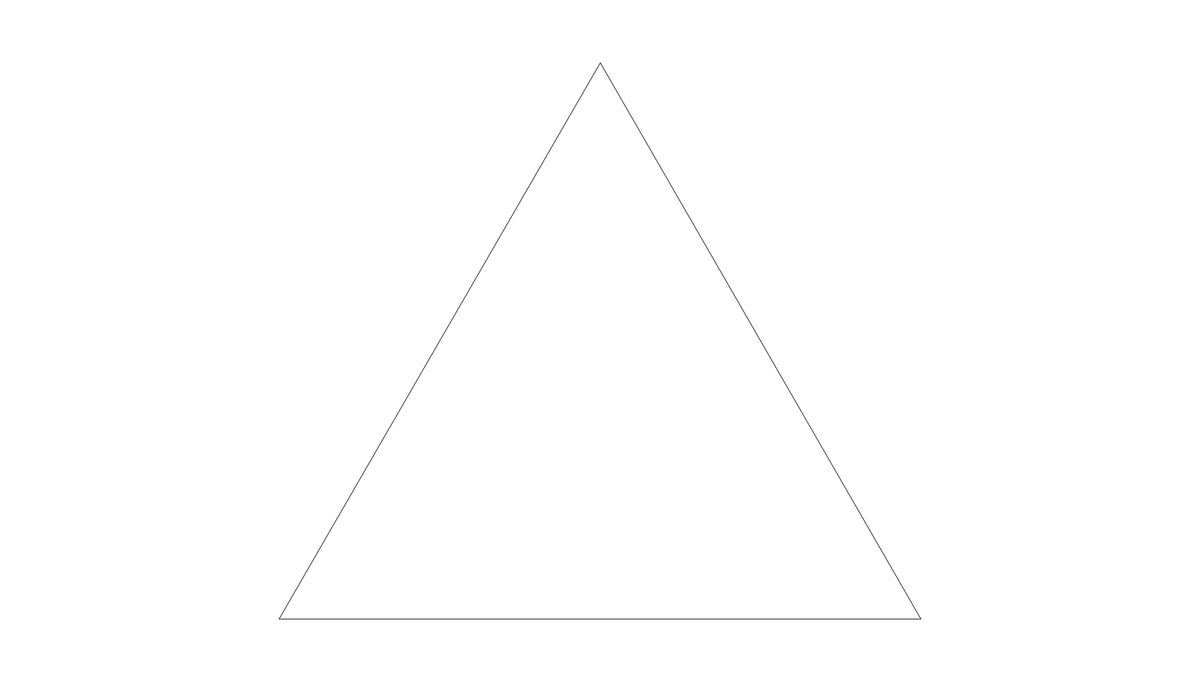
Frame 1 (no input)
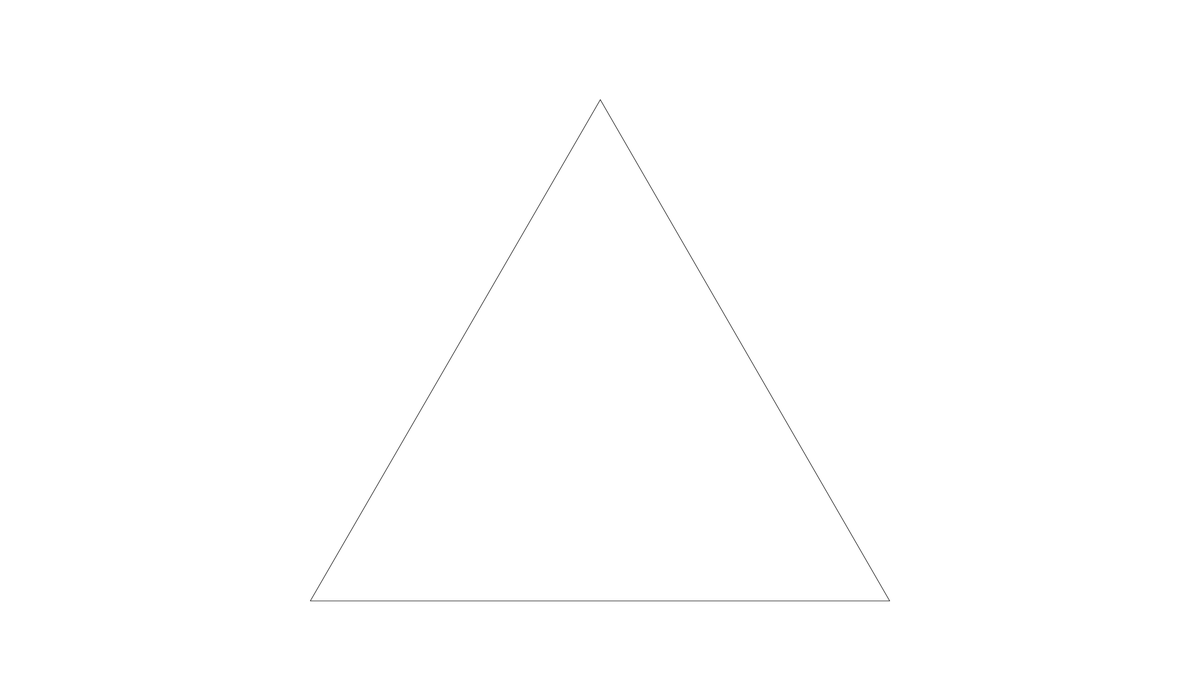
Frame 2 (the mouse pressed at the canvas centre, redrawn once)

The Processing sketch that drew these frames (run headless with seeded random() and noise(); the mouse was pressed at the canvas centre and the sketch redrawn once):

// Processing sketch: sierpinski_gasket_2
// ── sierpinski_gasket_2.pde
final float sqrt3 = sqrt(3);

PShape triangle;
float triangleRadius;

int animationPart = 0; // Used to cycle between what step of the animation we're on
int animationPartStart = 0; // The time that this animation part started at. Used for timing of scales and translations and such.

void setup() {
  size(1920, 1080);
  
  triangleRadius = height * 4 / 7.0;
  
  triangle = createShape();
  triangle.beginShape();
  triangle.noFill();
  
  for(int i = 1; i < 5; i++) {
     triangle.vertex(cos(2*(i+0.25)*PI/3)*triangleRadius, sin(2*(i+0.25)*PI/3)*triangleRadius);
  }
  triangle.endShape();
  
  noLoop();
}

void draw() {
  translate(width/2, triangleRadius * 1.125);
  
  int animPart = animationPart % 5;
  
  if(animPart != 4) background(255); 
  
  if(animPart == 0) {
    // Inital down scaling of triangle
    
    float animationTime = millis() - animationPartStart; // How long the animation has been going for
    float animationDuration = 2000;
    
    if(animationTime > animationDuration) {
      nextAnimationPart();
    }
    scale(map(animationTime, 0, animationDuration, 1, 0.5));
    shape(triangle);
  } else if(animPart == 1) {
     // Translation of triangle up
    float animationTime = millis() - animationPartStart; // How long the animation has been going for
    float animationDuration = 1000;
    
    if(animationTime > animationDuration) {
      nextAnimationPart();
    }
    
    translate(0, map(animationTime, 0, animationDuration, 0, -triangleRadius*0.5));
    scale(0.5);
    
    shape(triangle);
  } else if(animPart == 2) {
    float animationTime = millis() - animationPartStart; // How long the animation has been going for
    float animationDuration = 1000;
    
    if(animationTime > animationDuration) {
      nextAnimationPart();
    }
    
    pushMatrix();
    
    translate(0, -triangleRadius*0.5);
    scale(0.5);
    shape(triangle);
    
    popMatrix();
    
    translate(0, -triangleRadius*0.5);
    translate(map(animationTime, 0, animationDuration, 0, -sqrt3/4*triangleRadius), map(animationTime, 0, animationDuration, 0, triangleRadius*0.75));
    scale(0.5);
    shape(triangle);
    
  } else if(animPart == 3) {
    float animationTime = millis() - animationPartStart; // How long the animation has been going for
    float animationDuration = 1000;
    
    if(animationTime > animationDuration) {
      nextAnimationPart();    
    } 
    
    pushMatrix();
    
    translate(0, -triangleRadius*0.5);
    scale(0.5);
    shape(triangle);
    
    popMatrix();
    
    pushMatrix();
    
    translate(-sqrt3/4*triangleRadius, triangleRadius*0.25);
    scale(0.5);
    shape(triangle);
    
    popMatrix();
    
    translate(0, -triangleRadius*0.5);
    translate(map(animationTime, 0, animationDuration, 0, sqrt3/4*triangleRadius), map(animationTime, 0, animationDuration, 0, triangleRadius*0.75));
    scale(0.5);
    shape(triangle);
  } else if(animPart == 4 ) {
   
    // Change shape to be the composite shape. This is kinda tricky but oh well. Pretty much have to do all the transformations for the rendering but onto the shape?
      
    PShape newTriangle = createShape();
    newTriangle.beginShape();
    newTriangle.noFill();
    
    int nVertices = triangle.getVertexCount();
    
    float xTranslation, yTranslation;
    
    xTranslation = 0;
    yTranslation = -triangleRadius;
    
    
    for(int i = 0; i < nVertices; i++) {
      PVector vertex = triangle.getVertex(i);
      newTriangle.vertex((vertex.x + xTranslation)*0.5, (vertex.y + yTranslation+0.5)*0.5);
    }
    
    newTriangle.vertex(cos(2 * PI / 3) * triangleRadius * sqrt(3)/2, -sin(2 * PI / 3) * triangleRadius * sqrt(3)/6);
    
    xTranslation = -sqrt3/2*triangleRadius;
    yTranslation = triangleRadius * 0.5;
        
    for(int i = 0; i < nVertices; i++) {
      PVector vertex = triangle.getVertex(i);
      newTriangle.vertex((vertex.x + xTranslation) * 0.5, (vertex.y + yTranslation+0.5)*0.5);
    }
    
    newTriangle.vertex(0, triangleRadius/2);
    
    xTranslation = sqrt3/2*triangleRadius;
    yTranslation = triangleRadius * 0.5;
    
    for(int i = 0; i < nVertices; i++) {
      PVector vertex = triangle.getVertex(i);
      newTriangle.vertex((vertex.x + xTranslation) * 0.5, (vertex.y + yTranslation+0.5)*0.5);
    }
    
    newTriangle.endShape();
    
    triangle = newTriangle;  
    
    nextAnimationPart();
  }

}

void keyPressed() {
  loop(); 
  animationPartStart=millis();
}

void nextAnimationPart(){
  animationPart++;
  animationPartStart = millis();
}
